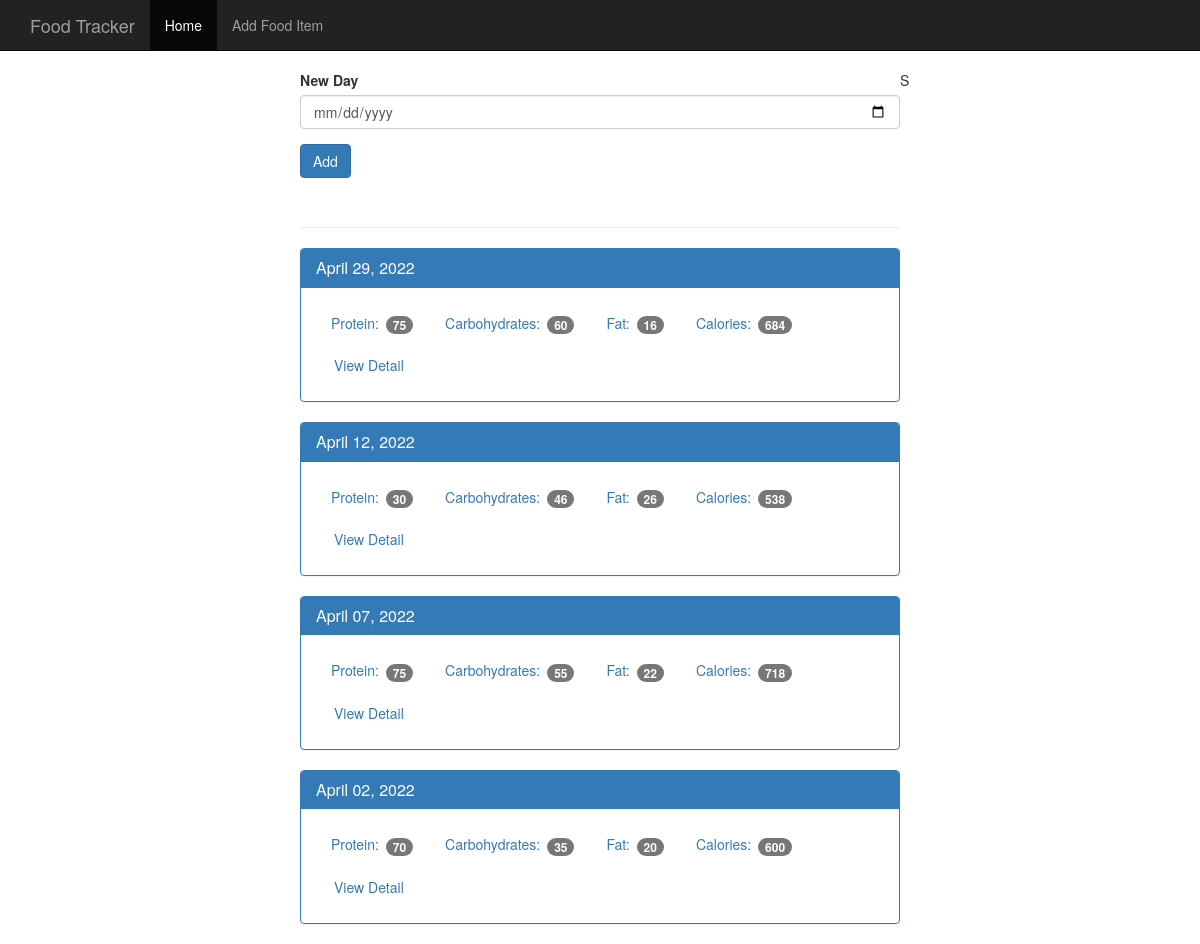
The page / on the database its author committed.
### tables this page shows
CREATE TABLE log_date (
    id integer primary key autoincrement,
    entry_date date not null
 );

### app.py (the view)
@app.route('/', methods=['POST', 'GET'])
def index():
    db = get_db()
    if request.method == 'POST':
        date = request.form['date']
        dt = datetime.strptime(date, '%Y-%m-%d')
        database_date = datetime.strftime(dt, '%Y%m%d')
        db.execute('insert into log_date (entry_date) values (?)', [database_date])
        db.commit()
    cur = db.execute('select log_date.entry_date, sum(food.protein) as protein, sum(food.carbohydrates) as carbohydrates, sum(food.fat) as fat, sum(food.calories) as calories from log_date join food_date on food_date.log_date_id = log_date.id join food on food.id = food_date.food_id group by log_date.id order by log_date.entry_date desc')
    results = cur.fetchall()
    date_results = []
    for i in results:
        single_date = {}
        single_date['entry_date'] = i['entry_date']
        single_date['protein'] = i['protein']
        single_date['carbohydrates'] = i['carbohydrates']
        single_date['fat'] = i['fat']
        single_date['calories'] = i['calories']
        d = datetime.strptime(str(i['entry_date']), '%Y%m%d')
        single_date['pretty_date'] = datetime.strftime(d, '%B %d, %Y')
        date_results.append(single_date)
    return render_template('home.html', results=date_results)

### app.py (called while the page is built)
def connect_db():
    sql = sqlite3.connect('C:/Users/Char/PycharmProjects/WebAppFoodTrack/food_log.db')
    sql.row_factory = sqlite3.Row  # result dict instead of tuples
    return sql

def get_db():
    if not hasattr(g, 'sqlite3_db'):
        g.sqlite_db = connect_db()
    return g.sqlite_db

### templates/home.html (shortened to what this page needs)
<!DOCTYPE html>
<html lang="en">
  <head>
    <link href="{{ url_for('static', filename ='bootstrap.min.css') }}" rel="stylesheet">
    <link href="{{ url_for('static', filename ='theme.css') }}" rel="stylesheet">
  </head>S
  <body>
    <nav class="navbar navbar-inverse navbar-fixed-top">
      <div class="container">
        <div class="navbar-header">
          <a class="navbar-brand" href="{{ url_for('index') }}">Food Tracker</a>
        </div>
        <div id="navbar" class="navbar-collapse collapse">
          <ul class="nav navbar-nav">
            <li class="active"><a href="{{ url_for('index') }}">Home</a></li>
            <li><a href="{{ url_for('food') }}">Add Food Item</a></li>
          </ul>
        </div>
      </div>
    </nav>
    <div class="container theme-showcase col-sm-6 col-sm-offset-3" role="main">
      <div class="row">
        <div>
          <form method="POST" action="/">
            <div class="form-group">
              <label for="new-day">New Day</label>
              <input type="date" class="form-control" name="date" id="new-day">
            </div>
            <button type="submit" class="btn btn-primary">Add</button>
          </form>
          <div class="page-header"></div>
          {% for r in results %}
          <div class="panel panel-primary">
            <div class="panel-heading">
              <h3 class="panel-title">{{ r.pretty_date }}</h3>
            </div>
            <div class="panel-body">
              <ul class="nav nav-pills" role="tablist">
                <li><a>Protein: <span class="badge">{{ r.protein }}</span></a></li>
                <li><a>Carbohydrates: <span class="badge">{{r.carbohydrates}}</span></a></li>
                <li><a>Fat: <span class="badge">{{ r.fat}}</span></a></li>
                <li><a>Calories: <span class="badge">{{ r.calories }}</span></a></li>
                <li><a href="{{ url_for('view', date=r.entry_date)}}" type="button" class="btn btn-link">View Detail</a></li>
              </ul>
            </div>
          </div>
          {% endfor %}
        </div>
      </div>
    </div>
  </body>
</html>

### static/theme.css (style rules this page uses)
body { padding-top: 70px; padding-bottom: 30px; }

### rows shown on the page
log_date: pretty_date "April 29, 2022", protein "75", carbohydrates "60", fat "16", calories "684"
log_date: pretty_date "April 12, 2022", protein "30", carbohydrates "46", fat "26", calories "538"
log_date: pretty_date "April 07, 2022", protein "75", carbohydrates "55", fat "22", calories "718"
log_date: pretty_date "April 02, 2022", protein "70", carbohydrates "35", fat "20", calories "600"
